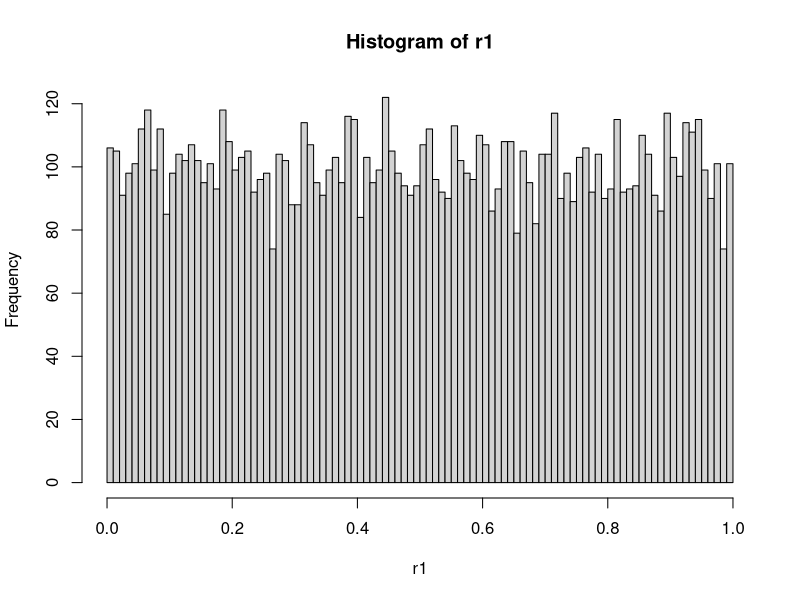
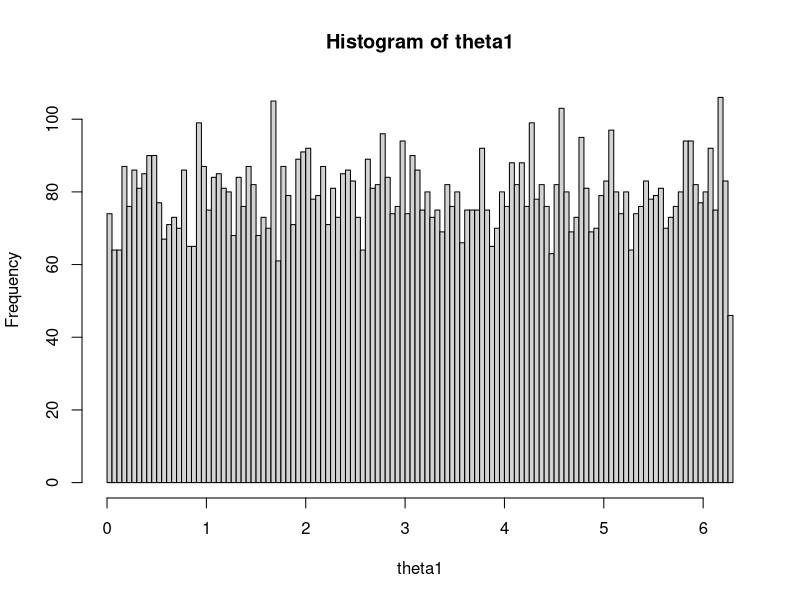
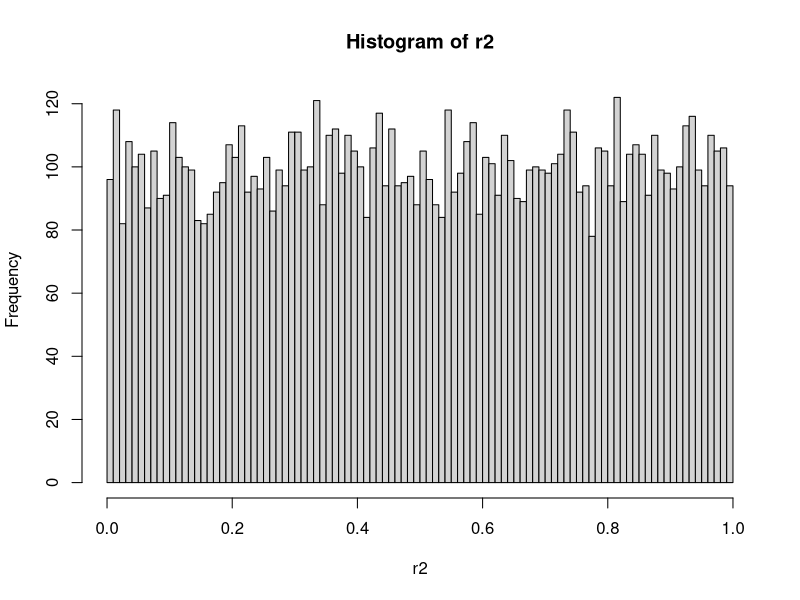
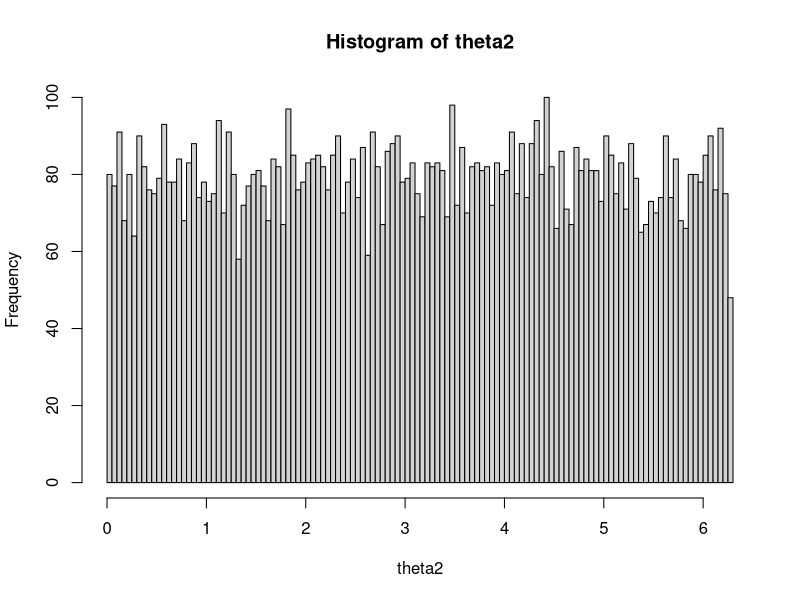
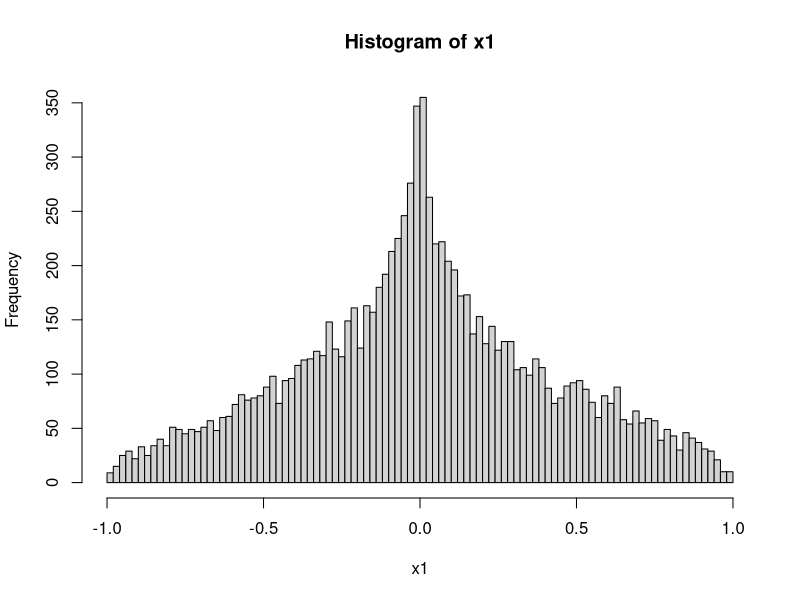
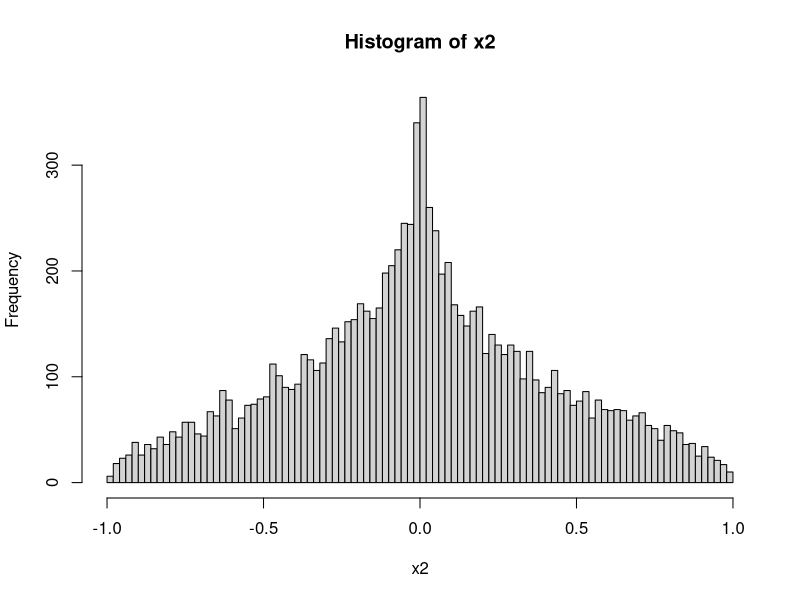
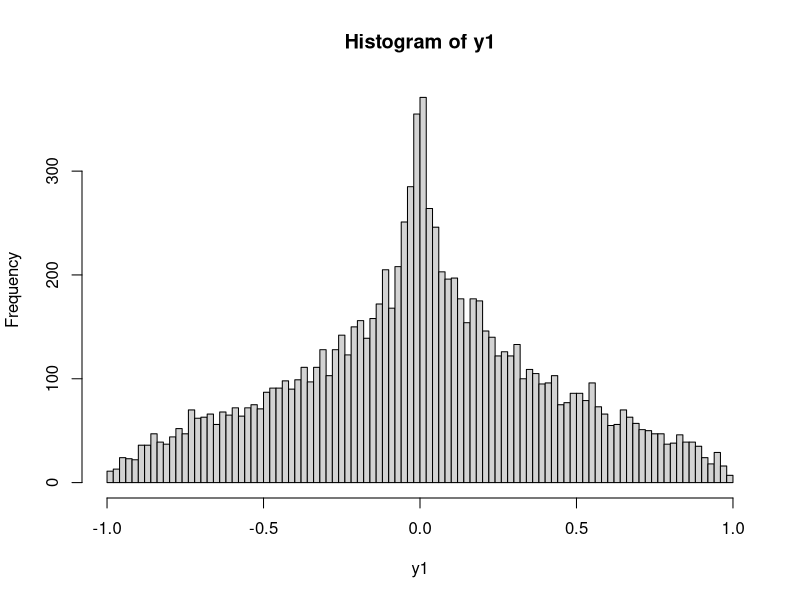
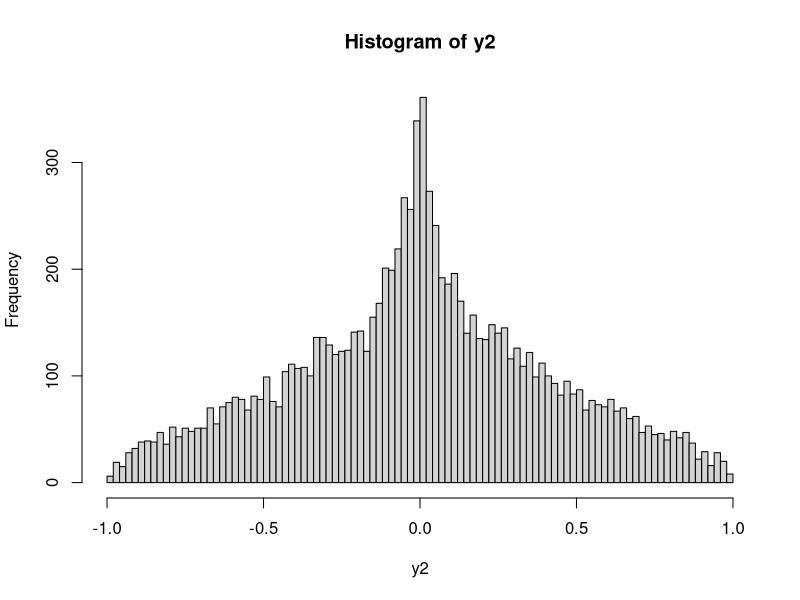

Generate these figures, in order, with R:

############################## UNIFORMLY DISTRIBUTED RADIUS ########################


# plot expected distances of p1 and p2

rm(list = ls())

num.trials <- 10000

# UNIFORMLY distributed radius
r1 <- runif(num.trials)
theta1 <- runif(num.trials) * 2 * pi

r2 <- runif(num.trials)
theta2 <- runif(num.trials) * 2 * pi

x1 <- r1 * cos(theta1)
y1 <- r1 * sin(theta1)

x2 <- r2 * cos(theta2)
y2 <- r2 * sin(theta2)

hist(r1, breaks = 100)
hist(theta1, breaks = 100)

hist(r2, breaks = 100)
hist(theta2, breaks = 100)

hist(x1, breaks = 100)
hist(x2, breaks = 100)
hist(y1, breaks = 100)
hist(y2, breaks = 100)

distance <- sqrt((x1 - x2)^2 + (y1 - y2)^2)

# IS THIS CORRECT, just take distance, not probabilities?

#data <- (r1 * theta1)/pi * (r2 * theta2)/pi * distance
data <- distance

plot(x1,y1, col="green", main="uniformly distributed radius")
points(x2,y2, col="red")


xbreaks <- seq(min(data), max(data), by =  (max(data) - min(data))/1000)
x <- xbreaks[-1]

h <- hist(data, breaks = xbreaks)
length(h$counts)

logh <- log10(h$counts)
logx <- log10(x)

plot(logx, logh)

mycdf <- ecdf(data)
cdf <- mycdf(x)
ccdf <- 1 - cdf

logcdf <- log10(cdf)
logccdf <- log10(ccdf)

plot(logx, logcdf, type = "s")
plot(logx, logccdf, type = "s")


############################## NORMALLY DISTRIBUTED RADIUS ########################


# plot expected distances of p1 and p2


# Normally distributed radius
r1 <- abs(rnorm(num.trials))
theta1 <- runif(num.trials) * 2 * pi

# Normally distributed radius
r2 <- abs(rnorm(num.trials))
theta2 <- runif(num.trials) * 2 * pi

x1 <- r1 * cos(theta1)
y1 <- r1 * sin(theta1)

x2 <- r2 * cos(theta2)
y2 <- r2 * sin(theta2)

hist(r1, breaks = 100)
hist(theta1, breaks = 100)

hist(r2, breaks = 100)
hist(theta2, breaks = 100)

hist(x1, breaks = 100)
hist(x2, breaks = 100)
hist(y1, breaks = 100)
hist(y2, breaks = 100)

distance <- sqrt((x1 - x2)^2 + (y1 - y2)^2)

# IS THIS CORRECT, just take distance, not probabilities?

data <- distance
#data <- (r1 * theta1)/pi * (r2 * theta2)/pi * distance

plot(x1,y1, col="green", main="normally distributed radius")
points(x2,y2, col="red")


xbreaks <- seq(min(data), max(data), by =  (max(data) - min(data))/1000)
x <- xbreaks[-1]

h <- hist(data, breaks = xbreaks)
length(h$counts)

logh <- log10(h$counts)
logx <- log10(x)

plot(logx, logh)

mycdf <- ecdf(data)
cdf <- mycdf(x)
ccdf <- 1 - cdf

logcdf <- log10(cdf)
logccdf <- log10(ccdf)

plot(logx, logcdf, type = "s")
plot(logx, logccdf, type = "s")
